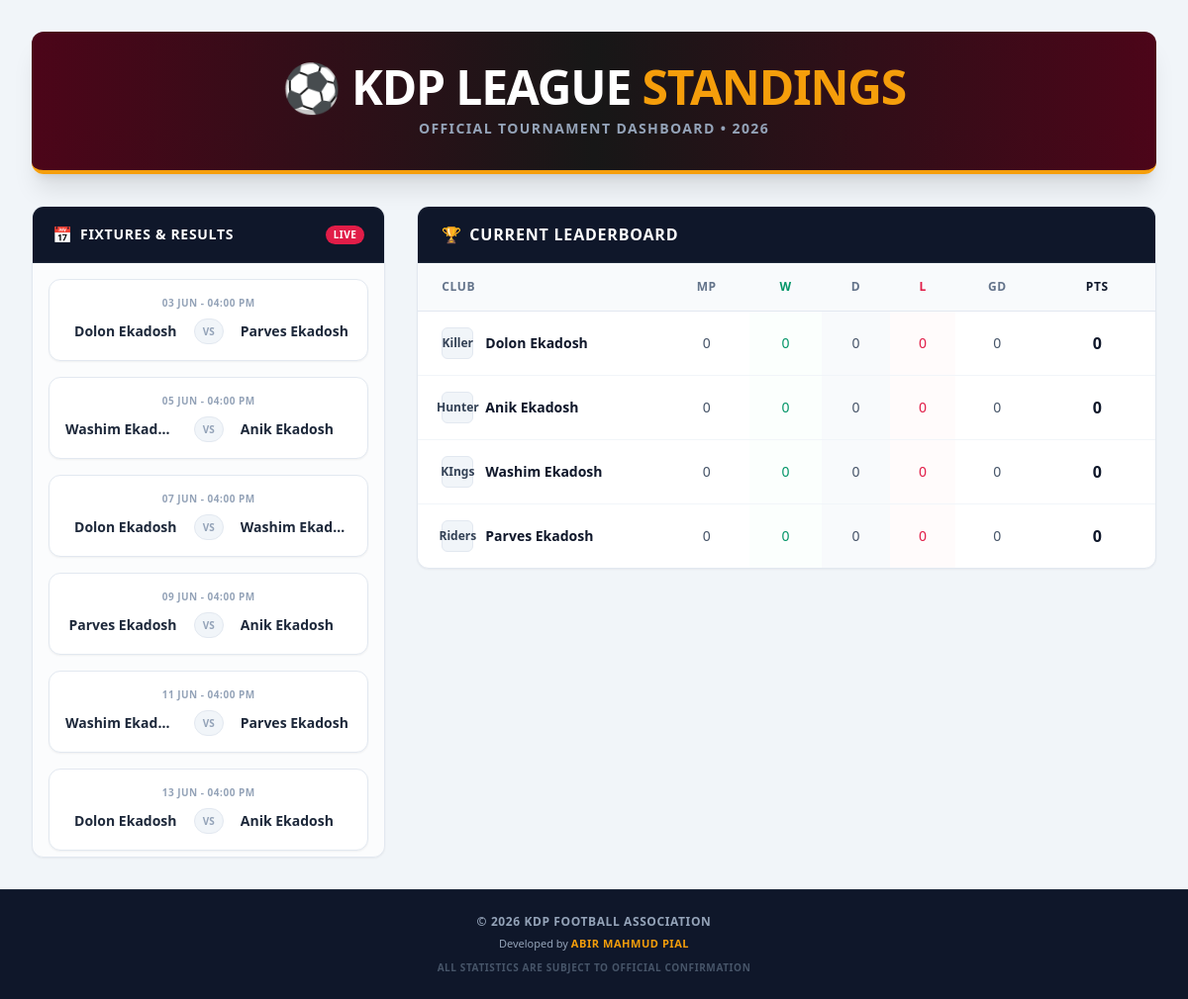
The app's page /, older data.
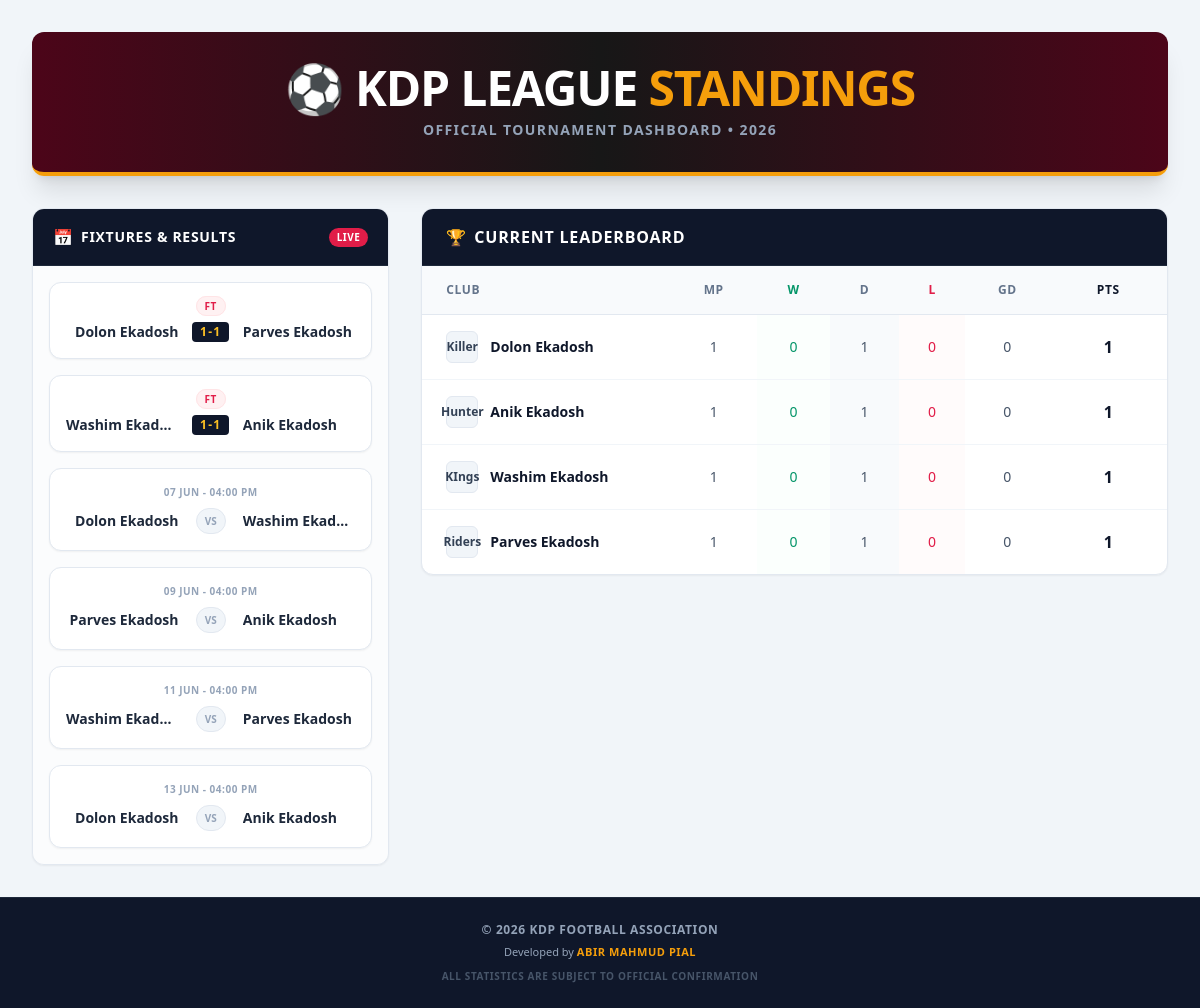
The same page, newer data.
### tournament/models.py (models this page shows, shortened)
class Match(models.Model):
    team1 = models.ForeignKey(Team, related_name='team1_matches', on_delete=models.CASCADE)
    team2 = models.ForeignKey(Team, related_name='team2_matches', on_delete=models.CASCADE)
    date_time = models.DateTimeField()
    team1_score = models.IntegerField(null=True, blank=True)
    team2_score = models.IntegerField(null=True, blank=True)
    is_finished = models.BooleanField(default=False)

class Team(models.Model):
    name = models.CharField(max_length=100)
    short_name = models.CharField(max_length=10)

### tournament/views.py (the view)
# urls.py: 2. Add a URL to urlpatterns:  path('', views.home, name='home')
def home(request):
    teams = Team.objects.all()
    matches = Match.objects.all().order_by('date_time')
    team_stats = {
        team.id: {
            'name': team.name,
            'short_name': team.short_name,
            'mp': 0, 'w': 0, 'd': 0, 'l': 0, 'gd': 0, 'pts': 0
        }
        for team in teams
    }
    for match in matches:
        if match.is_finished and match.team1_score is not None and match.team2_score is not None:
            t1 = match.team1.id
            t2 = match.team2.id
            s1 = match.team1_score
            s2 = match.team2_score
            if t1 in team_stats and t2 in team_stats:
                team_stats[t1]['mp'] += 1
                team_stats[t2]['mp'] += 1
                team_stats[t1]['gd'] += (s1 - s2)
                team_stats[t2]['gd'] += (s2 - s1)
                if s1 > s2:      # Team 1 jitsi
                    team_stats[t1]['w'] += 1
                    team_stats[t1]['pts'] += 3
                    team_stats[t2]['l'] += 1
                elif s2 > s1:    # Team 2 jitsi
                    team_stats[t2]['w'] += 1
                    team_stats[t2]['pts'] += 3
                    team_stats[t1]['l'] += 1
                else:            # Draw hoise
                    team_stats[t1]['d'] += 1
                    team_stats[t2]['d'] += 1
                    team_stats[t1]['pts'] += 1
                    team_stats[t2]['pts'] += 1
    sorted_teams = sorted(
        team_stats.values(),
        key=lambda x: (x['pts'], x['gd']),
        reverse=True
    )
    return render(request, 'tournament/home.html', {
        'teams': sorted_teams,
        'matches': matches
    })

### tournament/templates/tournament/home.html (shortened to what this page needs)
<!DOCTYPE html>
<html lang="en">
<head>
    <script src="https://cdn.tailwindcss.com"></script>
</head>
<body class="bg-slate-100 text-slate-800 font-sans min-h-screen flex flex-col antialiased">
    <div class="flex-grow p-4 md:p-8">
        <div class="max-w-7xl mx-auto">
            <div class="bg-gradient-to-r from-rose-950 via-neutral-900 to-rose-950 rounded-xl shadow-xl p-8 mb-8 text-center border-b-4 border-amber-500">
                <h1 class="text-3xl md:text-5xl font-extrabold uppercase tracking-tight text-white mb-2">
                    ⚽ KDP LEAGUE <span class="text-amber-500">STANDINGS</span>
                </h1>
                <p class="text-slate-400 text-xs md:text-sm font-semibold tracking-widest uppercase">
                    Official Tournament Dashboard • 2026
                </p>
            </div>
            <div class="grid grid-cols-1 lg:grid-cols-3 gap-8">
                <div class="lg:col-span-1 bg-white rounded-xl shadow-sm overflow-hidden border border-slate-200 h-fit">
                    <div class="bg-slate-900 text-white px-5 py-4 border-b border-slate-800 flex items-center justify-between">
                        <div class="flex items-center gap-2">
                            <span class="text-amber-500">📅</span>
                            <h2 class="font-bold uppercase tracking-wider text-sm">Fixtures & Results</h2>
                        </div>
                        <span class="text-[10px] bg-rose-600 text-white font-bold px-2 py-0.5 rounded-full uppercase tracking-wider animate-pulse">Live</span>
                    </div>
                    <div class="p-4 bg-slate-50/50 flex flex-col gap-4 max-h-[600px] overflow-y-auto">
                        {% for match in matches %}
                        <div class="bg-white border border-slate-200 rounded-xl p-4 shadow-sm flex flex-col items-center transition-all duration-150 hover:shadow-md">
                            <div class="text-[10px] font-bold uppercase tracking-wider text-slate-400 mb-2">
                                {% if match.is_finished %}
                                    <span class="text-rose-600 bg-rose-50 px-2 py-0.5 rounded-full border border-rose-100">FT</span>
                                {% else %}
                                    <span>{{ match.date_time|date:"d M - h:i A" }}</span>
                                {% endif %}
                            </div>
                            <div class="flex items-center justify-between w-full text-xs md:text-sm font-bold text-slate-800">
                                <div class="w-2/5 text-right truncate">{{ match.team1.name }}</div>
                                <div class="w-1/5 flex justify-center mx-1">
                                    {% if match.is_finished %}
                                        <span class="bg-slate-900 text-amber-400 font-black px-2 py-0.5 rounded text-xs tracking-widest">
                                            {{ match.team1_score }}-{{ match.team2_score }}
                                        </span>
                                    {% else %}
                                        <span class="text-[10px] font-black text-slate-400 bg-slate-100 px-2 py-0.5 rounded-full border border-slate-200">VS</span>
                                    {% endif %}
                                </div>
                                <div class="w-2/5 text-left truncate">{{ match.team2.name }}</div>
                            </div>
                        </div>
                        {% empty %}
                        <div class="text-center py-6 text-xs font-semibold text-slate-400 uppercase">
                            No matches scheduled yet!
                        </div>
                        {% endfor %}
                    </div>
                </div>
                <div class="lg:col-span-2 bg-white rounded-xl shadow-sm overflow-hidden border border-slate-200 h-fit">
                    <div class="bg-slate-900 text-white px-6 py-4 flex items-center gap-2 border-b border-slate-800">
                        <span class="text-amber-500">🏆</span>
                        <h2 class="font-bold uppercase tracking-wider text-sm md:text-base">Current Leaderboard</h2>
                    </div>
                    <div class="overflow-x-auto">
                        <table class="w-full text-left border-collapse">
                            <thead>
                                <tr class="bg-slate-50 text-slate-500 uppercase text-xs font-bold tracking-wider border-b border-slate-200">
                                    <th class="py-4 px-6 w-1/3">Club</th>
                                    <th class="py-4 px-4 text-center">MP</th>
                                    <th class="py-4 px-4 text-center text-emerald-600">W</th>
                                    <th class="py-4 px-4 text-center text-slate-500">D</th>
                                    <th class="py-4 px-4 text-center text-rose-600">L</th>
                                    <th class="py-4 px-4 text-center">GD</th>
                                    <th class="py-4 px-6 text-center text-slate-900 font-black">Pts</th>
                                </tr>
                            </thead>
                            <tbody class="divide-y divide-slate-100 text-sm font-medium">
                                {% for team in teams %}
                                <tr class="hover:bg-slate-50/80 transition-colors duration-150 group">
                                    <td class="py-4 px-6 font-bold text-slate-900 flex items-center gap-3">
                                        <span class="w-8 h-8 rounded-md bg-slate-100 text-slate-700 font-extrabold flex items-center justify-center text-xs border border-slate-200 group-hover:bg-rose-950 group-hover:text-amber-400 group-hover:border-rose-950 transition-all duration-150">
                                            {{ team.short_name }}
                                        </span>
                                        <span class="group-hover:text-rose-900 transition-colors duration-150">{{ team.name }}</span>
                                    </td>
                                    <td class="py-4 px-4 text-center text-slate-600">{{ team.mp }}</td>
                                    <td class="py-4 px-4 text-center text-emerald-600 bg-emerald-50/20">{{ team.w }}</td>
                                    <td class="py-4 px-4 text-center text-slate-600 bg-slate-50">{{ team.d }}</td>
                                    <td class="py-4 px-4 text-center text-rose-600 bg-rose-50/30">{{ team.l }}</td>
                                    <td class="py-4 px-4 text-center text-slate-600">
                                        {% if team.gd > 0 %}+{% endif %}{{ team.gd }}
                                    </td>
                                    <td class="py-4 px-6 text-center font-black text-slate-900 text-base">{{ team.pts }}</td>
                                </tr>
                                {% endfor %}
                            </tbody>
                        </table>
                    </div>
                </div>
            </div>
        </div>
    </div>
    <footer class="bg-slate-900 text-slate-400 py-6 text-center mt-auto border-t border-slate-800">
        <div class="max-w-5xl mx-auto px-4 text-xs tracking-wider uppercase font-semibold">
            <p>&copy; 2026 KDP Football Association</p>
            <p class="mt-1.5 text-slate-400 text-[11px] font-medium tracking-normal lowercase first-letter:uppercase">
                Developed  by <span class="text-amber-500 font-bold tracking-wider uppercase">Abir Mahmud Pial</span>
            </p>
            <p class="mt-2 text-slate-600 text-[10px]">All statistics are subject to official confirmation</p>
        </div>
    </footer>
</body>
</html>

Row changes from the older to the newer data that the page shows:
changed Match (number 1 of 6 on the later page): team1_score (not shown) → "1"; team2_score (not shown) → "1"; date_time "03 JUN - 04:00 PM" → (not shown); is_finished "VS" → "FT -"
changed Match (number 2 of 6 on the later page): team1_score (not shown) → "1"; team2_score (not shown) → "1"; date_time "05 JUN - 04:00 PM" → (not shown); is_finished "VS" → "FT -"
Text that changed along with them:
new list line: "Killer Dolon Ekadosh"
new list line: "1 0 1 0 0 1"
new list line: "Hunter Anik Ekadosh"
new list line: "KIngs Washim Ekadosh"
new list line: "Riders Parves Ekadosh"
list line gone: "Killer Dolon Ekadosh"
list line gone: "0 0 0 0 0 0"
list line gone: "Hunter Anik Ekadosh"
list line gone: "KIngs Washim Ekadosh"
list line gone: "Riders Parves Ekadosh"
